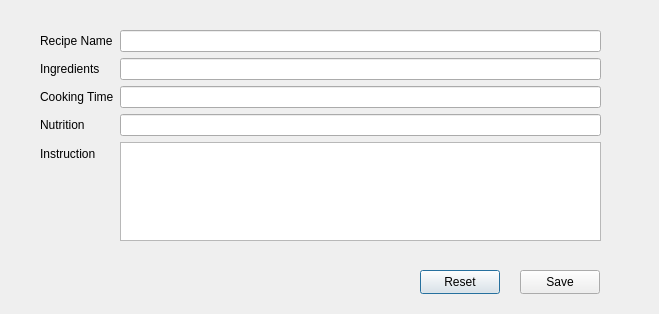
<?xml version="1.0" encoding="UTF-8"?>
<ui version="4.0">
 <class>AddRecipe</class>
 <widget class="QDialog" name="AddRecipe">
  <property name="geometry">
   <rect>
    <x>0</x>
    <y>0</y>
    <width>659</width>
    <height>314</height>
   </rect>
  </property>
  <property name="windowTitle">
   <string>Dialog</string>
  </property>
  <widget class="QWidget" name="formLayoutWidget">
   <property name="geometry">
    <rect>
     <x>40</x>
     <y>30</y>
     <width>561</width>
     <height>211</height>
    </rect>
   </property>
   <layout class="QFormLayout" name="formLayout">
    <item row="0" column="0">
     <widget class="QLabel" name="recipeNameLabel">
      <property name="text">
       <string>Recipe Name</string>
      </property>
     </widget>
    </item>
    <item row="0" column="1">
     <widget class="QLineEdit" name="recipeNameLineEdit"/>
    </item>
    <item row="1" column="0">
     <widget class="QLabel" name="ingredientsLabel">
      <property name="text">
       <string>Ingredients</string>
      </property>
     </widget>
    </item>
    <item row="1" column="1">
     <widget class="QLineEdit" name="ingredientsLineEdit"/>
    </item>
    <item row="2" column="0">
     <widget class="QLabel" name="cookingTimeLabel">
      <property name="text">
       <string>Cooking Time</string>
      </property>
     </widget>
    </item>
    <item row="2" column="1">
     <widget class="QLineEdit" name="cookingTimeLineEdit"/>
    </item>
    <item row="3" column="0">
     <widget class="QLabel" name="nutritionLabel">
      <property name="text">
       <string>Nutrition</string>
      </property>
     </widget>
    </item>
    <item row="3" column="1">
     <widget class="QLineEdit" name="nutritionLineEdit"/>
    </item>
    <item row="4" column="0">
     <widget class="QLabel" name="instructionLabel">
      <property name="text">
       <string>Instruction</string>
      </property>
     </widget>
    </item>
    <item row="4" column="1">
     <widget class="QTextEdit" name="txtInstruction"/>
    </item>
   </layout>
  </widget>
  <widget class="QPushButton" name="btnReset">
   <property name="geometry">
    <rect>
     <x>420</x>
     <y>270</y>
     <width>80</width>
     <height>24</height>
    </rect>
   </property>
   <property name="text">
    <string>Reset</string>
   </property>
  </widget>
  <widget class="QPushButton" name="btnSave">
   <property name="geometry">
    <rect>
     <x>520</x>
     <y>270</y>
     <width>80</width>
     <height>24</height>
    </rect>
   </property>
   <property name="text">
    <string>Save</string>
   </property>
  </widget>
 </widget>
 <resources/>
 <connections/>
</ui>
